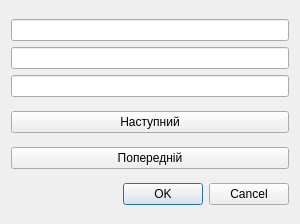
<?xml version="1.0" encoding="UTF-8"?>
<ui version="4.0">
 <class>DialogAddDevice</class>
 <widget class="QWidget" name="DialogAddDevice">
  <property name="geometry">
   <rect>
    <x>0</x>
    <y>0</y>
    <width>300</width>
    <height>224</height>
   </rect>
  </property>
  <property name="windowTitle">
   <string>Form</string>
  </property>
  <layout class="QVBoxLayout" name="verticalLayout_2">
   <item>
    <layout class="QVBoxLayout" name="verticalLayout">
     <item>
      <widget class="QLineEdit" name="surnameLineEdit"/>
     </item>
     <item>
      <widget class="QLineEdit" name="nameLineEdit"/>
     </item>
     <item>
      <widget class="QLineEdit" name="lastnameLineEdit"/>
     </item>
    </layout>
   </item>
   <item>
    <widget class="QPushButton" name="nextButton">
     <property name="text">
      <string>Наступний</string>
     </property>
    </widget>
   </item>
   <item>
    <widget class="QPushButton" name="pushButton">
     <property name="text">
      <string>Попередній</string>
     </property>
    </widget>
   </item>
   <item>
    <widget class="QDialogButtonBox" name="buttonBox">
     <property name="standardButtons">
      <set>QDialogButtonBox::Cancel|QDialogButtonBox::Ok</set>
     </property>
    </widget>
   </item>
  </layout>
 </widget>
 <resources/>
 <connections/>
</ui>
